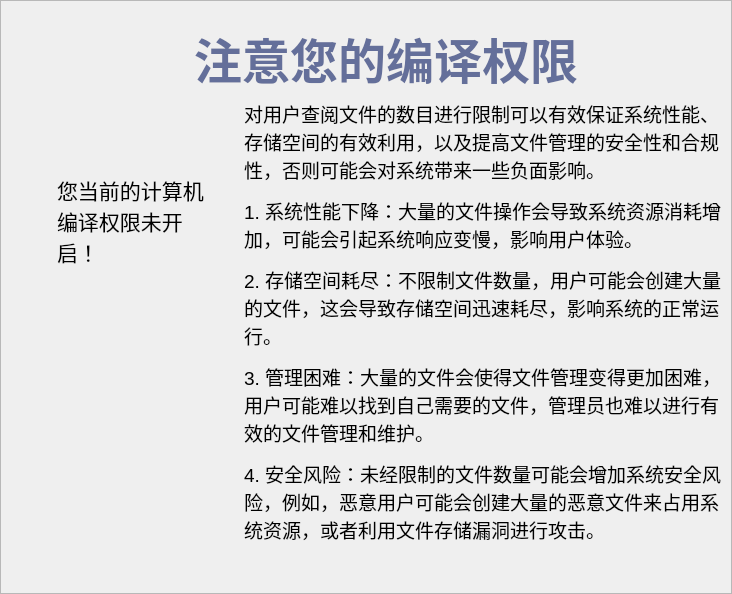
     <widget class="QWidget" name="pageOfRightSetting">
      <property name="styleSheet">
       <string notr="true">QFrame#frameOfRightSetting
{
    border-image: url(:/img/background/mild-background.jpeg);
}</string>
      </property>
      <layout class="QHBoxLayout" name="horizontalLayout_6">
       <property name="leftMargin">
        <number>0</number>
       </property>
       <property name="topMargin">
        <number>0</number>
       </property>
       <property name="rightMargin">
        <number>0</number>
       </property>
       <property name="bottomMargin">
        <number>0</number>
       </property>
       <item>
        <widget class="QFrame" name="frameOfRightSetting">
         <property name="frameShape">
          <enum>QFrame::StyledPanel</enum>
         </property>
         <property name="frameShadow">
          <enum>QFrame::Raised</enum>
         </property>
         <layout class="QVBoxLayout" name="verticalLayout_14">
          <property name="topMargin">
           <number>22</number>
          </property>
          <item>
           <layout class="QVBoxLayout" name="verticalLayout_16">
            <item>
             <layout class="QHBoxLayout" name="horizontalLayout_23" stretch="1,20">
              <item>
               <widget class="clickLabel" name="backOfRightSetting">
                <property name="text">
                 <string/>
                </property>
                <property name="pixmap">
                 <pixmap resource="../resource/res.qrc">:/img/common/back2.png</pixmap>
                </property>
               </widget>
              </item>
              <item>
               <widget class="QLabel" name="label_4">
                <property name="text">
                 <string>&lt;html&gt;&lt;head/&gt;&lt;body&gt;&lt;p&gt;&lt;span style=&quot; font-size:36pt; font-weight:600; color:#646f9a;&quot;&gt;注意您的编译权限&lt;/span&gt;&lt;/p&gt;&lt;/body&gt;&lt;/html&gt;</string>
                </property>
                <property name="alignment">
                 <set>Qt::AlignCenter</set>
                </property>
               </widget>
              </item>
             </layout>
            </item>
            <item>
             <layout class="QHBoxLayout" name="horizontalLayout_14">
              <property name="spacing">
               <number>40</number>
              </property>
              <item>
               <layout class="QGridLayout" name="gridLayout_7">
                <item row="1" column="0" colspan="2">
                 <widget class="QLabel" name="label_9">
                  <property name="maximumSize">
                   <size>
                    <width>300</width>
                    <height>200</height>
                   </size>
                  </property>
                  <property name="text">
                   <string/>
                  </property>
                  <property name="pixmap">
                   <pixmap resource="../resource/res.qrc">:/img/scan/report/compile</pixmap>
                  </property>
                  <property name="scaledContents">
                   <bool>true</bool>
                  </property>
                 </widget>
                </item>
                <item row="0" column="0">
                 <widget class="QLabel" name="label_6">
                  <property name="text">
                   <string/>
                  </property>
                  <property name="pixmap">
                   <pixmap resource="../resource/res.qrc">:/img/scan/report/right-setting.png</pixmap>
                  </property>
                  <property name="alignment">
                   <set>Qt::AlignRight|Qt::AlignTrailing|Qt::AlignVCenter</set>
                  </property>
                 </widget>
                </item>
                <item row="0" column="1">
                 <widget class="QLabel" name="labelOfRightSetting">
                  <property name="text">
                   <string>&lt;html&gt;&lt;head/&gt;&lt;body&gt;&lt;p&gt;&lt;span style=&quot; font-size:16pt;&quot;&gt;您当前的计算机编译权限未开启！&lt;/span&gt;&lt;/p&gt;&lt;/body&gt;&lt;/html&gt;</string>
                  </property>
                  <property name="wordWrap">
                   <bool>true</bool>
                  </property>
                 </widget>
                </item>
               </layout>
              </item>
              <item>
               <widget class="QLabel" name="descOfRightSetting">
                <property name="styleSheet">
                 <string notr="true">QLabel#descOfRightSetting
{
    border-image: url(:/img/scan/analysis/rect.png);
}</string>
                </property>
                <property name="text">
                 <string>&lt;html&gt;&lt;head/&gt;&lt;body&gt;&lt;p&gt;&lt;span style=&quot; font-size:14pt;&quot;&gt;对用户查阅文件的数目进行限制可以有效保证系统性能、存储空间的有效利用，以及提高文件管理的安全性和合规性，否则可能会对系统带来一些负面影响。&lt;/span&gt;&lt;/p&gt;&lt;p&gt;&lt;span style=&quot; font-size:14pt;&quot;&gt;1. 系统性能下降：大量的文件操作会导致系统资源消耗增加，可能会引起系统响应变慢，影响用户体验。&lt;/span&gt;&lt;/p&gt;&lt;p&gt;&lt;span style=&quot; font-size:14pt;&quot;&gt;2. 存储空间耗尽：不限制文件数量，用户可能会创建大量的文件，这会导致存储空间迅速耗尽，影响系统的正常运行。&lt;/span&gt;&lt;/p&gt;&lt;p&gt;&lt;span style=&quot; font-size:14pt;&quot;&gt;3. 管理困难：大量的文件会使得文件管理变得更加困难，用户可能难以找到自己需要的文件，管理员也难以进行有效的文件管理和维护。&lt;/span&gt;&lt;/p&gt;&lt;p&gt;&lt;span style=&quot; font-size:14pt;&quot;&gt;4. 安全风险：未经限制的文件数量可能会增加系统安全风险，例如，恶意用户可能会创建大量的恶意文件来占用系统资源，或者利用文件存储漏洞进行攻击。&lt;/span&gt;&lt;/p&gt;&lt;p&gt;&lt;br/&gt;&lt;/p&gt;&lt;/body&gt;&lt;/html&gt;</string>
                </property>
                <property name="alignment">
                 <set>Qt::AlignLeading|Qt::AlignLeft|Qt::AlignVCenter</set>
                </property>
                <property name="wordWrap">
                 <bool>true</bool>
                </property>
                <property name="margin">
                 <number>20</number>
                </property>
               </widget>
              </item>
             </layout>
            </item>
           </layout>
          </item>
         </layout>
        </widget>
       </item>
      </layout>
     </widget>
